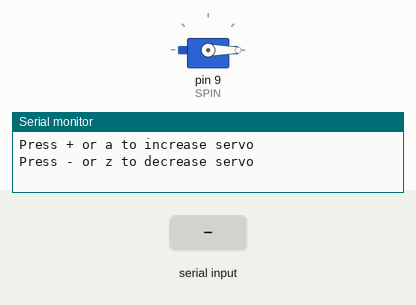
The sketch below on a simulated Arduino Uno, built with avr-gcc and run on an emulated ATmega328P. Parts: servo, the last lines printed to the serial monitor. The test bench sets the inputs (shaded band).

Above: at 1.2 s.
1.3 s: "+" received over Serial
At 1.8 s:
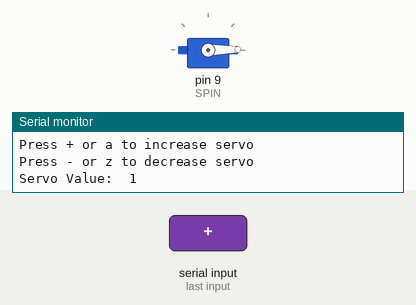
2.8 s: "a" received over Serial
At 3.9 s:
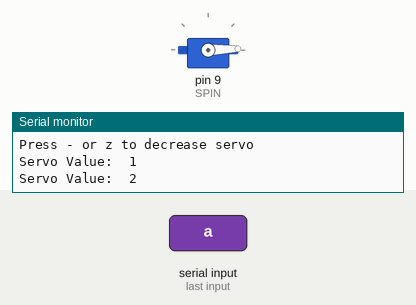
Timing chart, 0 to 5.8 s (numbered marks = the images above; inputs shaded):
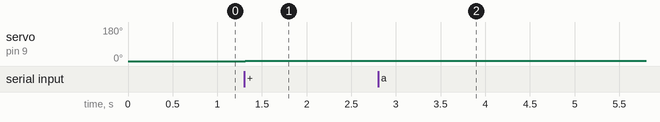

Measured:
- after the input at 1.3 s, servo on pin 9 (SPIN): 0° → 1° at once
- after the input at 2.8 s, servo on pin 9 (SPIN): 1° → 2° at once

The sketch:

Servo_test.ino
```cpp
/*
 Controlling a servo position using a potentiometer (variable resistor)
 by Michal Rinott <http://people.interaction-ivrea.it/m.rinott>

 modified on 8 Nov 2013
 by Scott Fitzgerald
 http://www.arduino.cc/en/Tutorial/Knob
*/

#include <Servo.h>
#define SPIN 9

Servo myservo;  // create servo object to control a servo

int servoValue = 0;


void setup() {
  Serial.begin(9600);
  myservo.attach(SPIN);  // attaches the servo on pin 9 to the servo object
  Serial.println("Press + or a to increase servo");
  Serial.println("Press - or z to decrease servo");
}

void loop() {
   if (Serial.available()) {
    char temp = Serial.read();
    if(temp == '+' || temp == 'a'){
      if(servoValue < 179){
        servoValue += 1;
      } else {
       Serial.println("Maximum reached");
      }

    } else if(temp == '-' || temp == 'z'){
      if(servoValue > 0){
        servoValue -= 1;
      } else {
       Serial.println("Minimum reached");
      }
    }
    Serial.print("Servo Value:  ");
    Serial.println(servoValue);

  }


  myservo.write(servoValue);                  // sets the servo position according to the scaled value
  delay(15);                           // waits for the servo to get there
}
```
